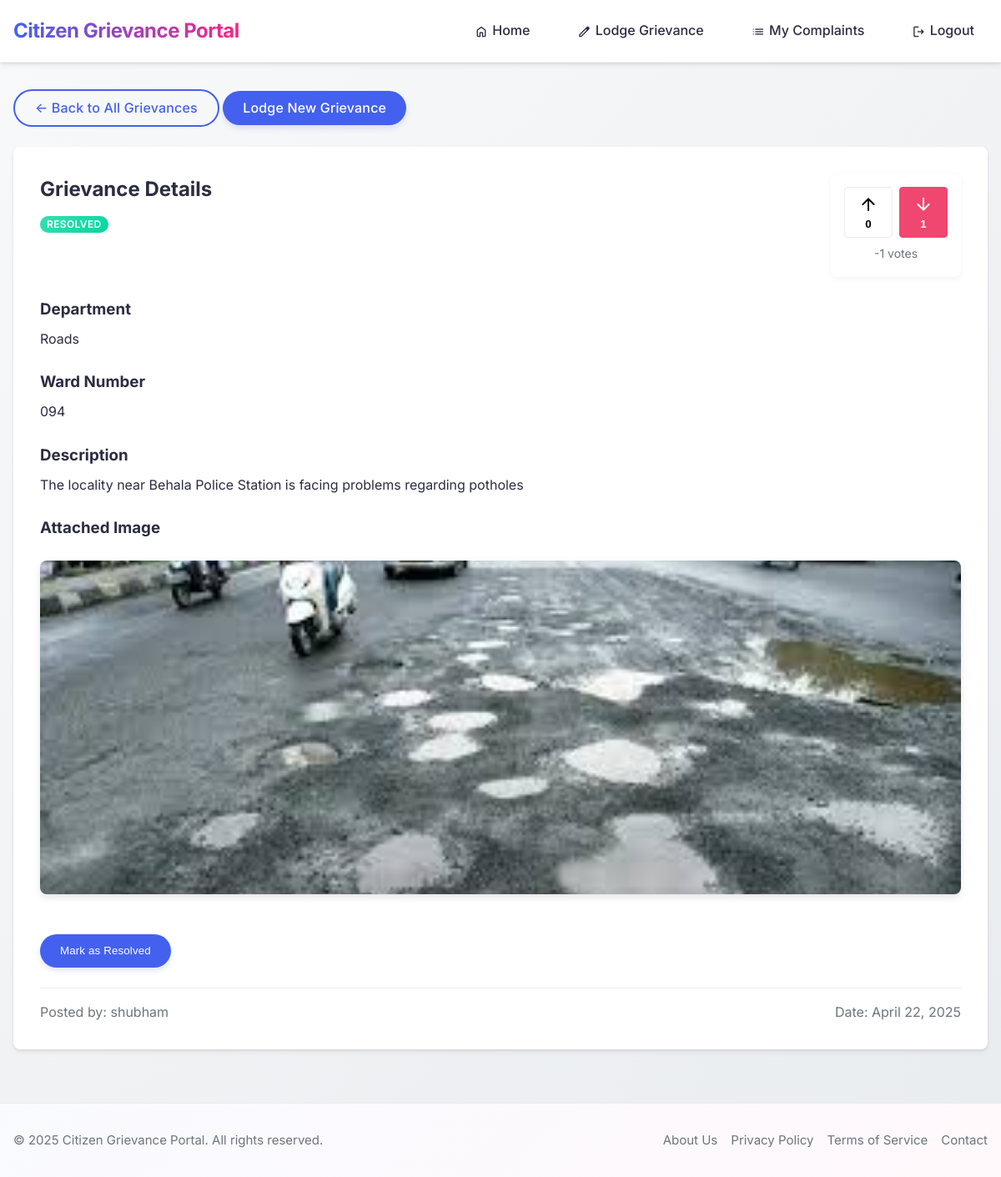
The page /view/1/ (signed in) on the database its author committed.
### citizen/models.py (models this page shows, shortened)
class Post(models.Model):
    host = models.ForeignKey(User, on_delete = models.SET_NULL, null = True)
    dept = models.ForeignKey(dept, on_delete = models.SET_NULL, null = True)
    ward_no = models.ForeignKey(ward_no, on_delete = models.SET_NULL, null=True)
    description = models.TextField(null=True, blank=True)
    image = models.ImageField(null=True, blank=True, upload_to='images/')
    created = models.DateTimeField(auto_now_add=True)
    status = models.ForeignKey(status, on_delete= models.SET_NULL, null=True)
    class Meta:
        ordering = ['-created']
    def get_vote_count(self):
        votes = self.votes.aggregate(total=Sum('value'))
        return votes['total'] or 0
    def get_upvote_count(self):
        return self.votes.filter(value=1).count()
    def get_downvote_count(self):
        return self.votes.filter(value=-1).count()

class status(models.Model):
    name = models.CharField(max_length=100)
    def __str__(self):
        return self.name

class dept(models.Model):
    name = models.CharField(max_length=100)
    def __str__(self):
        return self.name

class ward_no(models.Model):
    name = models.CharField(max_length=3)
    def __str__(self):
        return self.name

### citizen/views.py (the view)
# urls.py: path('view/<int:pk>/', views.post, name="view_grevance"),
@login_required(login_url='login')
def post(request, pk):
    post = get_object_or_404(Post, id=pk)
    user_vote = None
    if request.user.is_authenticated:
        try:
            user_vote = Vote.objects.get(user=request.user, post=post)
        except Vote.DoesNotExist:
            pass
    context = {
        'post': post,
        'user_vote': user_vote,
        'upvote_count': post.get_upvote_count(),
        'downvote_count': post.get_downvote_count(),
    }
    return render(request, 'citizen/grevance_show.html', context)

### citizen/templates/citizen/grevance_show.html (shortened to what this page needs)
{% extends 'header.html' %}
{% block content %}
<div class="mb-4">
    <div class="mb-3">
        <a href="{% url 'home' %}" class="btn btn-outline">&larr; Back to All Grievances</a>
        <a href="{% url 'lodge_grevance' %}" class="btn btn-primary">Lodge New Grievance</a>
    </div>
    <div class="grievance-detail">
        <div class="mb-3 detail-header">
            <div>
                <h2 class="mb-1">Grievance Details</h2>
                <div class="mb-3">
                    {% if post.status %}
                    <span class="badge badge-{{ post.status.name|lower }}">{{ post.status }}</span>
                    {% endif %}
                </div>
            </div>
            <div class="vote-container">
                <div class="vote-buttons">
                    {% if request.user.is_authenticated %}
                    <button class="vote-btn upvote-btn {% if user_vote.value == 1 %}active{% endif %}"
                            data-post-id="{{ post.id }}"
                            data-vote-type="upvote">
                        <span class="icon icon-arrow-up"></span>
                        <span class="vote-count" id="upvote-count">{{ upvote_count }}</span>
                    </button>
                    <button class="vote-btn downvote-btn {% if user_vote.value == -1 %}active{% endif %}"
                            data-post-id="{{ post.id }}"
                            data-vote-type="downvote">
                        <span class="icon icon-arrow-down"></span>
                        <span class="vote-count" id="downvote-count">{{ downvote_count }}</span>
                    </button>
                    {% else %}
                    <a href="{% url 'login' %}?next={{ request.path }}" class="btn btn-sm btn-outline">
                        <span class="icon icon-login icon-sm"></span> Login to vote
                    </a>
                    {% endif %}
                </div>
                <div class="vote-total">
                    <span id="vote-total">{{ post.get_vote_count }}</span> votes
                </div>
            </div>
        </div>
        <div class="mb-3">
            <h3 class="mb-1">Department</h3>
            <p class="mb-3">{{ post.dept }}</p>
            <h3 class="mb-1">Ward Number</h3>
            <p class="mb-3">{{ post.ward_no }}</p>
            <h3 class="mb-1">Description</h3>
            <p class="mb-3">{{ post.description }}</p>
        </div>
        {% if post.image %}
        <div class="mb-3">
            <h3 class="mb-1">Attached Image</h3>
            <img src="/media/{{post.image}}" alt="Grievance Image" class="grievance-image">
        </div>
        {% endif %}
        {% if request.user.is_staff %}
        <form method="POST" action="{% url 'change_status' post.id %}" class="status-form">
            <button type="submit" class="btn btn-success">Mark as Resolved</button>
        </form>
        {% endif %}
        <div class="grievance-meta">
            <span>Posted by: {{ post.host.username }}</span>
            <span>Date: {{ post.created|date:"F d, Y" }}</span>
        </div>
    </div>
</div>
{% endblock content %}

### static/css/main.css (style rules this page uses)
:root { --primary-color: #4361ee; --primary-dark: #3a56d4; --primary-light: #7289f9; --secondary-color: #4cc9f0; --secondary-dark: #38b6db; --secondary-light: #72d8f9; --accent-color: #f72585; --accent-dark: #d91a74; --accent-light: #ff5da2; --text-color: #2b2d42; --text-light: #6c757d; --text-muted: #adb5bd; --bg-color: #f8f9fa; --bg-light: #ffffff; --bg-dark: #e9ecef; --bg-gradient: linear-gradient(135deg, #f8f9fa 0%, #e9ecef 100%); --danger-color: #ef476f; --success-color: #06d6a0; --warning-color: #ffd166; --info-color: #118ab2; --spacing-xs: 0.25rem; --spacing-sm: 0.5rem; --spacing-md: 1rem; --spacing-lg: 1.5rem; --spacing-xl: 2rem; --spacing-xxl: 3rem; --border-radius-sm: 0.25rem; --border-radius-md: 0.5rem; --border-radius-lg: 1rem; --border-radius-xl: 2rem; --border-radius-pill: 50rem; --box-shadow: 0 4px 6px rgba(0, 0, 0, 0.05), 0 1px 3px rgba(0, 0, 0, 0.1); --box-shadow-lg: 0 10px 25px rgba(0, 0, 0, 0.1), 0 5px 10px rgba(0, 0, 0, 0.05); --box-shadow-sm: 0 1px 3px rgba(0, 0, 0, 0.08); --box-shadow-inset: inset 0 1px 2px rgba(0, 0, 0, 0.1); --transition-fast: 0.15s ease; --transition-normal: 0.3s ease; --transition-slow: 0.5s ease; --animation-fade-in: fadeIn 0.5s ease forwards; --animation-slide-up: slideUp 0.5s ease forwards; --animation-slide-down: slideDown 0.5s ease forwards; --animation-slide-left: slideLeft 0.5s ease forwards; --animation-slide-right: slideRight 0.5s ease forwards; --animation-bounce: bounce 0.5s ease forwards; --animation-pulse: pulse 2s infinite; }
.animated { animation-duration: 0.5s; animation-fill-mode: both; }
.fade-in { animation-name: fadeIn; }
* { margin: 0; padding: 0; box-sizing: border-box; }
body { font-family: 'Inter', -apple-system, BlinkMacSystemFont, 'Segoe UI', Roboto, Oxygen, Ubuntu, Cantarell, sans-serif; line-height: 1.6; color: var(--text-color); background-color: var(--bg-color); background-image: var(--bg-gradient); min-height: 100vh; display: flex; flex-direction: column; font-weight: 400; -webkit-font-smoothing: antialiased; -moz-osx-font-smoothing: grayscale; }
a { color: var(--primary-color); text-decoration: none; transition: color 0.3s ease; }
.btn { display: inline-flex; align-items: center; justify-content: center; padding: var(--spacing-sm) var(--spacing-lg); background-color: var(--primary-color); color: white; border: none; border-radius: var(--border-radius-pill); cursor: pointer; font-weight: 500; text-align: center; transition: all var(--transition-normal); position: relative; overflow: hidden; box-shadow: 0 4px 6px rgba(67, 97, 238, 0.15); letter-spacing: 0.01em; min-height: 2.5rem; }
.btn::before { content: ''; position: absolute; top: 0; left: 0; width: 100%; height: 100%; background-color: rgba(255, 255, 255, 0.1); transform: translateX(-100%); transition: transform var(--transition-fast); }
.btn-outline { background-color: transparent; border: 2px solid var(--primary-color); color: var(--primary-color); box-shadow: none; }
.btn-outline::before { background-color: rgba(67, 97, 238, 0.05); }
.mb-1 { margin-bottom: var(--spacing-sm); }
.mb-3 { margin-bottom: var(--spacing-lg); }
.mb-4 { margin-bottom: var(--spacing-xl); }
.grievance-detail { background-color: var(--bg-light); border-radius: var(--border-radius-md); box-shadow: var(--box-shadow); padding: var(--spacing-xl); }
.grievance-image { width: 100%; max-height: 400px; object-fit: cover; border-radius: var(--border-radius-sm); margin: var(--spacing-md) 0; }
.grievance-meta { display: flex; justify-content: space-between; color: var(--text-light); margin-top: var(--spacing-lg); padding-top: var(--spacing-md); border-top: 1px solid var(--bg-dark); }
.badge { display: inline-flex; align-items: center; justify-content: center; padding: var(--spacing-xs) var(--spacing-sm); border-radius: var(--border-radius-pill); font-size: 0.75rem; font-weight: 600; text-transform: uppercase; letter-spacing: 0.03em; line-height: 1; white-space: nowrap; box-shadow: var(--box-shadow-sm); position: relative; overflow: hidden; }
.badge::before { content: ''; position: absolute; top: 0; left: 0; width: 100%; height: 100%; background: linear-gradient(135deg, rgba(255, 255, 255, 0.2) 0%, rgba(255, 255, 255, 0) 100%); pointer-events: none; }
.badge-resolved { background-color: var(--success-color); color: white; }

### rows shown on the page
Post: status "RESOLVED", get_vote_count "-1", dept "Roads", ward_no "094", description "The locality near Behala Police Station is facing problems regarding potholes", image (picture), host.username "shubham", created "April 22, 2025"

### other values the page prints
{{ upvote_count }} "0"
{{ downvote_count }} "1"
